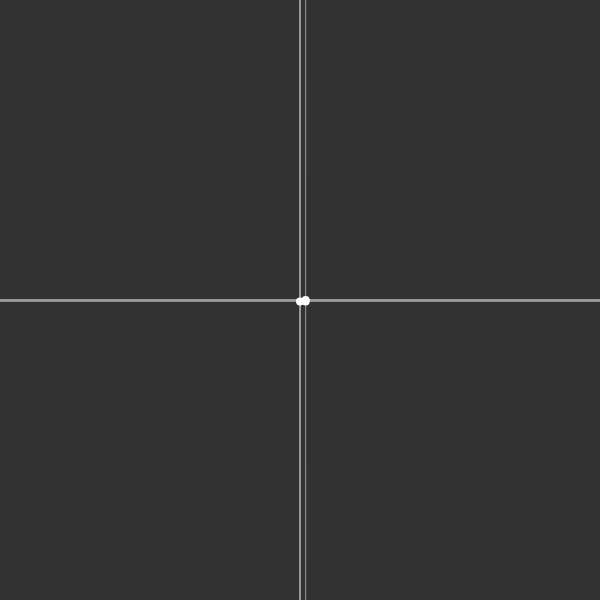
Frame 1 (no input)
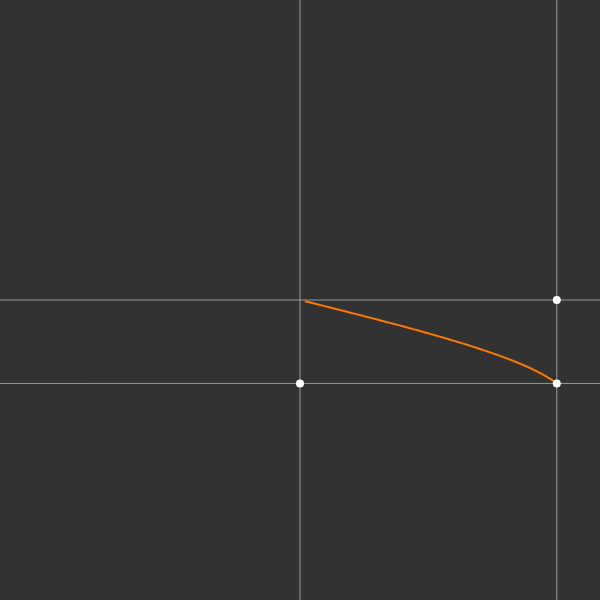
Frame 60 (no input)
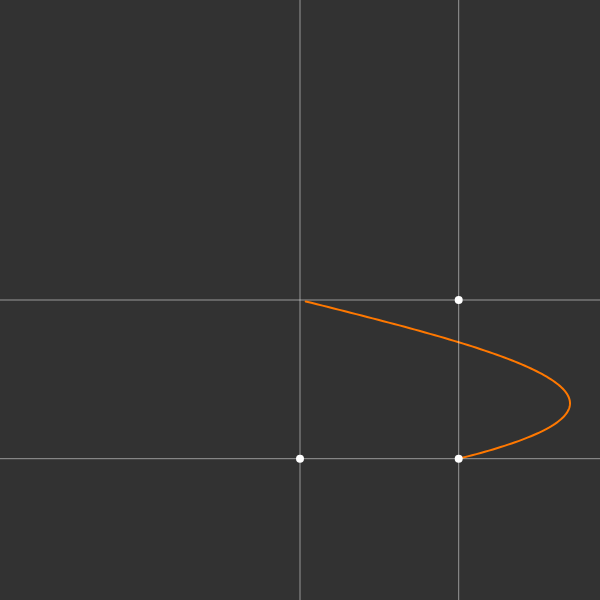
Frame 120 (the mouse pressed at the canvas centre since frame 60)

The p5.js sketch that drew these frames (run headless with seeded random() and noise() and a simulated clock; from frame 60 on, the mouse is pressed at the canvas centre):

// p5.js sketch
// ── sketch.js
let freq1 = 0.5;
let freq2 = 2;
let amp;
let dot1Y;
let dot2X;
let trail = [];

function setup() {
  createCanvas(600, 600);
  amp = min(width, height) * 0.45;

  
}

function draw() {
  background(50);
  translate(width / 2, height / 2);
  drawAxes();
  updateDots();
  updateTrail();
  drawTrail();
  drawGuides();
  drawDots();
  drawIntersection();
}

function drawAxes() {
  stroke(255);
  line(-width / 2, 0, width / 2, 0);
  line(0, -height / 2, 0, height / 2);
}

function updateDots() {
  let t = millis() / 10000;
  dot1Y = amp * sin(TWO_PI * freq1 * t);
  dot2X = amp * sin(TWO_PI * freq2 * t);
}

function updateTrail() {
  trail.unshift(createVector(dot2X, dot1Y));
  if(trail.count > 10000){
    trail.pop();
  }
}

function drawTrail() {
  stroke(255,120,0);
  strokeWeight(2)
  noFill();
  beginShape();
  for (let v of trail) {
    vertex(v.x, v.y);
  }
  endShape();
}

function drawGuides() {
  stroke(255);
  strokeWeight(0.5);
  line(-width / 2, dot1Y, width / 2, dot1Y);
  line(dot2X, -height / 2, dot2X, height / 2);
}

function drawDots() {
  fill(255);
  noStroke();
  circle(0, dot1Y, 8);
  circle(dot2X, 0, 8);
}

function drawIntersection() {
  fill(255);
  circle(dot2X, dot1Y, 8);
}
